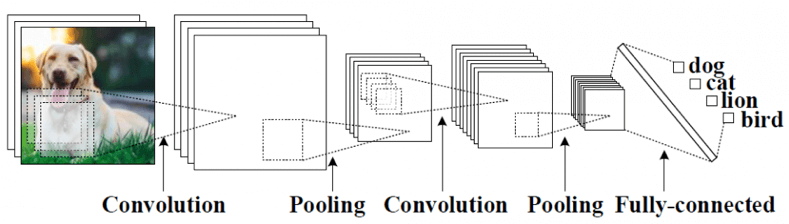
%> input picture images/CNN.png, 789 x 224 px
$ octave --eval "result = readFunctionTrain2('images/CNN.png');"   (GNU Octave 9; MATLAB toolbox functions it lacks are replaced by stand-ins)
%> lines starting %> are read from the running program, lines starting %| are printed output that depends on the picture
% This function simply resizes the images to fit in AlexNet
% Copyright 2017 The MathWorks, Inc.
function I = readFunctionTrain2(filename)
%> called with filename = 'images/CNN.png'
% Resize the images to the size required by the network.
I = imread(filename);
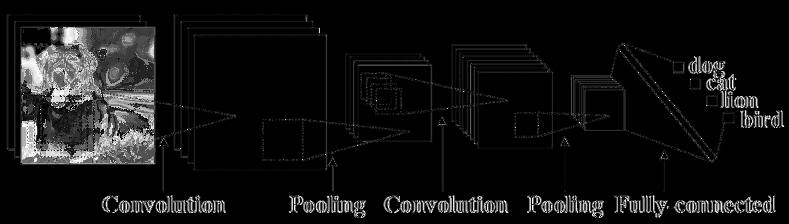
%> I: size 224x789 uint8; min 0, max 255, mean 18

I = imresize(I, [227 227]);
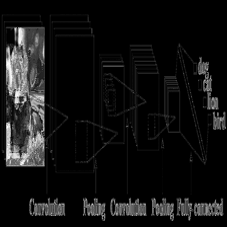
%> I: size 227x227 uint8; min 0, max 255, mean 18.1
